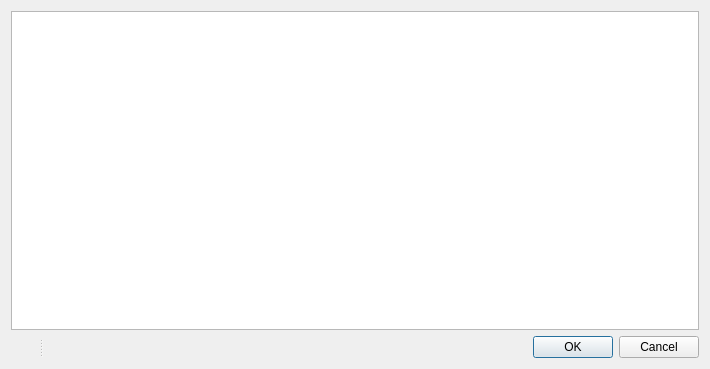
<?xml version="1.0" encoding="UTF-8"?>
<ui version="4.0">
 <class>cati_selector</class>
 <widget class="QDialog" name="cati_selector">
  <property name="geometry">
   <rect>
    <x>0</x>
    <y>0</y>
    <width>710</width>
    <height>369</height>
   </rect>
  </property>
  <property name="windowTitle">
   <string>Subject selection</string>
  </property>
  <layout class="QVBoxLayout" name="verticalLayout">
   <item>
    <widget class="QTableWidget" name="table">
     <property name="editTriggers">
      <set>QAbstractItemView::NoEditTriggers</set>
     </property>
     <property name="selectionMode">
      <enum>QAbstractItemView::ExtendedSelection</enum>
     </property>
     <property name="selectionBehavior">
      <enum>QAbstractItemView::SelectRows</enum>
     </property>
     <property name="sortingEnabled">
      <bool>true</bool>
     </property>
     <attribute name="horizontalHeaderVisible">
      <bool>true</bool>
     </attribute>
     <attribute name="verticalHeaderVisible">
      <bool>false</bool>
     </attribute>
    </widget>
   </item>
   <item>
    <widget class="QSplitter" name="splitter">
     <property name="orientation">
      <enum>Qt::Horizontal</enum>
     </property>
     <widget class="QLabel" name="status">
      <property name="text">
       <string/>
      </property>
     </widget>
     <widget class="QDialogButtonBox" name="buttonBox">
      <property name="orientation">
       <enum>Qt::Horizontal</enum>
      </property>
      <property name="standardButtons">
       <set>QDialogButtonBox::Cancel|QDialogButtonBox::Ok</set>
      </property>
     </widget>
    </widget>
   </item>
  </layout>
 </widget>
 <resources/>
 <connections>
  <connection>
   <sender>buttonBox</sender>
   <signal>accepted()</signal>
   <receiver>cati_selector</receiver>
   <slot>accept()</slot>
   <hints>
    <hint type="sourcelabel">
     <x>248</x>
     <y>254</y>
    </hint>
    <hint type="destinationlabel">
     <x>157</x>
     <y>274</y>
    </hint>
   </hints>
  </connection>
  <connection>
   <sender>buttonBox</sender>
   <signal>rejected()</signal>
   <receiver>cati_selector</receiver>
   <slot>reject()</slot>
   <hints>
    <hint type="sourcelabel">
     <x>316</x>
     <y>260</y>
    </hint>
    <hint type="destinationlabel">
     <x>286</x>
     <y>274</y>
    </hint>
   </hints>
  </connection>
 </connections>
</ui>
